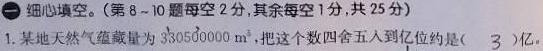
#> input picture images/Q_1/block.jpg, 543 x 51 px
$ python -i image_utils.py   (imports and definitions only)
#> lines starting #> are read from the running program, lines starting #| are printed output that depends on the picture
#> further down, picture is the input picture: PIL image 543x51 RGB; mean R, G, B 164.1, 160, 172.9
import hashlib
import io
import base64
import os
from PIL import Image, ImageOps, ImageEnhance, ImageFile

# 解决大图读取报错问题
ImageFile.LOAD_TRUNCATED_IMAGES = True

class ImageToolbox:
    @staticmethod
    def get_mime_type(file_path: str) -> str:
        ext = os.path.splitext(file_path)[1].lower()
        mime_map = {
            ".jpg": "image/jpeg", ".jpeg": "image/jpeg",
            ".png": "image/png", ".webp": "image/webp",
        }
        return mime_map.get(ext, "image/jpeg")

    @staticmethod
    def get_image_hash(image: Image.Image) -> str:
        """计算图片内容的MD5作为缓存Key"""
        img_byte_arr = io.BytesIO()
        # 统一转换为 RGB 和 PNG 格式计算 hash，保证同一张图结果一致
        img_copy = image.copy().convert('RGB')
        img_copy.save(img_byte_arr, format='PNG')
        return hashlib.md5(img_byte_arr.getvalue()).hexdigest()

    @staticmethod
    def pil_to_base64(img: Image.Image, format: str = "JPEG") -> str:
        """将 PIL Image 对象转换为 Base64 字符串"""
        buffered = io.BytesIO()
        # 如果是 RGBA (PNG)，转成 RGB 再存 JPEG
        if img.mode in ("RGBA", "P"):
            img = img.convert("RGB")
        img.save(buffered, format=format)
        return base64.b64encode(buffered.getvalue()).decode("utf-8")

    @staticmethod
    def internvl_ocr_augment(img: Image.Image) -> Image.Image:
        """
        1. 分辨率增强 (针对小图双三次插值放大)
        2. 灰度融合 (保留 70% 彩色 + 30% 灰度，增强文字边缘)
        3. 对比度增强
        4. 锐化
        """
        img = img.convert("RGB")

        # 1. 分辨率增强
        w, h = img.size
#> w = 543; h = 51
        if min(w, h) < 28:
            img = img.resize((w * 2, h * 2), Image.BICUBIC)

        # 2. 灰度融合
        gray = ImageOps.grayscale(img)
        img = Image.blend(img, gray.convert("RGB"), alpha=0.3)

        # 3. 对比度
        img = ImageEnhance.Contrast(img).enhance(1.3)
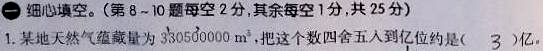
#> img: PIL image 543x51 RGB; mean R, G, B 163.6, 159.6, 171.2

        # 4. 锐化
        img = ImageEnhance.Sharpness(img).enhance(1.2)

        return img

>>> from PIL import Image
>>> picture = Image.open('../images/Q_1/block.jpg')
>>> result = ImageToolbox().internvl_ocr_augment(picture)
